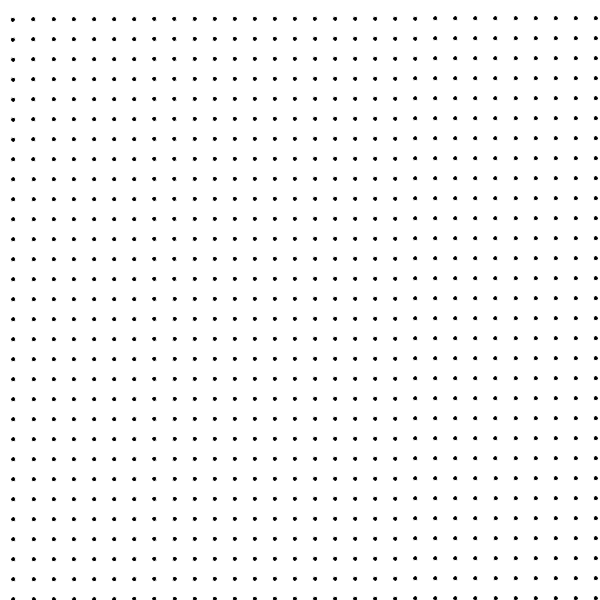
Frame 1 (no input)
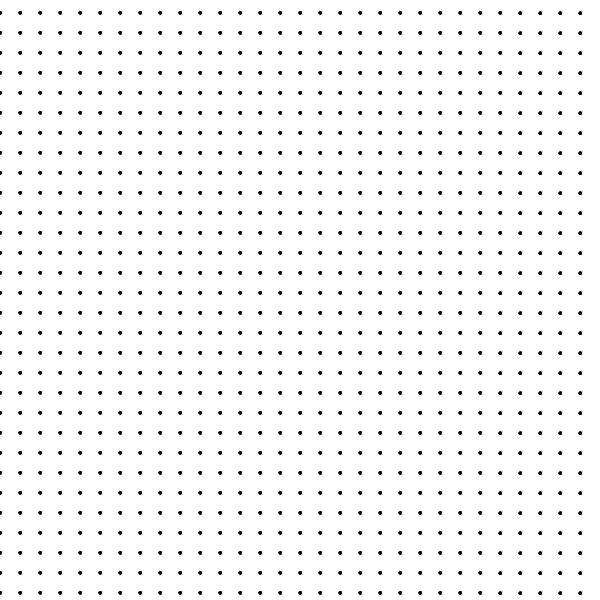
Frame 60 (the mouse pressed at the canvas centre just before this capture)
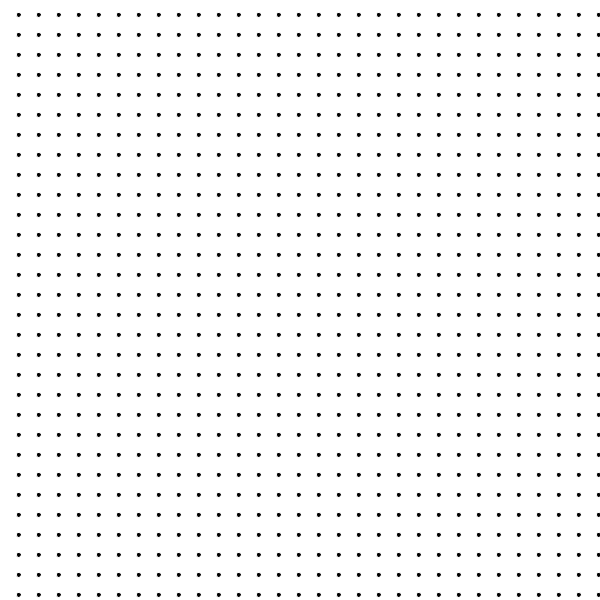
Frame 120 (the mouse held since frame 60 and released just before this capture)

The Processing sketch that drew these frames (run headless with seeded random() and noise(); from frame 60 on, the mouse is pressed at the canvas centre):

// Processing sketch: processing_154181
// ── processing_154181.pde

/*
 * movingScreen
 * created by @nomadiccreature (/twitter)
 * Moving the balls giving a moving screen effect, press the right and left arrow to change the speed
 * Exploring processing #Sketch4
 *
 */


float p=500;


void setup(){
    size(600,600);    
    background(255);
}

void draw(){
    rotatingCircle();
}

void rotatingCircle(){
    background(255);
    float s=20;
    
    for(int i=0;i<width/s;i++){
      for(int j=0;j<height/s;j++){
      
        float x=s;
        float y=s;
        
        float tempX=x/2+s*i;
        float tempY=y/2+s*j;
        noFill();
        noStroke();
        float m=millis();
        float rate=m/p;
        ellipse(tempX,tempY,s,s);
        float X= tempX+s/2*sin(rate);
        float Y= tempY+s/2*cos(rate);
        noFill();
        stroke(255);
        line(tempX,tempY,X,Y);
        fill(0);
        ellipse(X,Y,5,5);
      }
   }
}

void keyPressed(){
    if (keyCode == RIGHT){
    p=100;
    }

    if (keyCode == LEFT){
    p=1000;
    }
}
